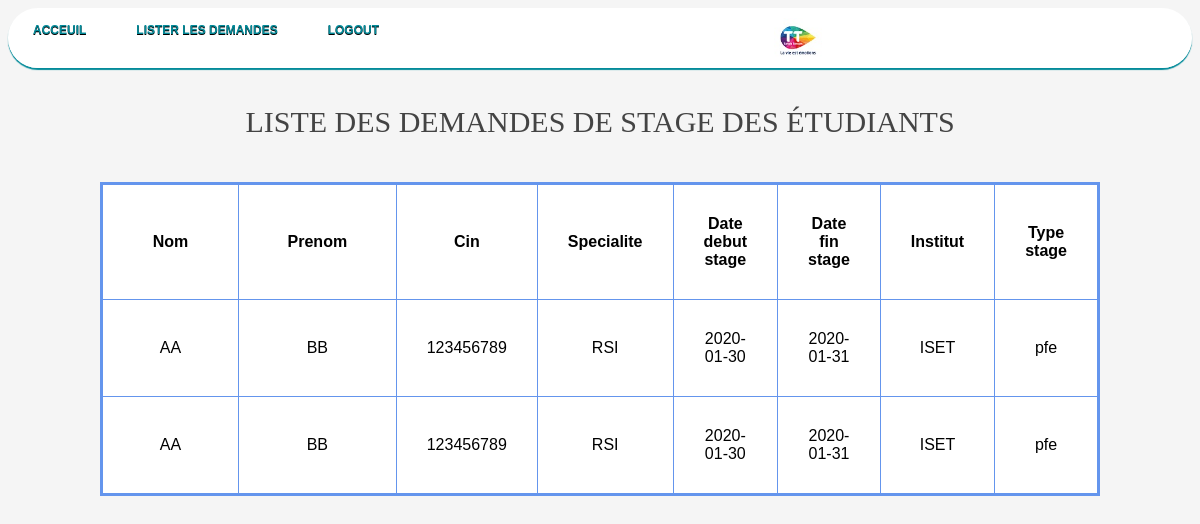
Screenshot of /admin/lister_demande.php with the database file from the repository.
### tables this page shows
CREATE TABLE IF NOT EXISTS `demande` (
  `id` int(8) NOT NULL AUTO_INCREMENT,
  `nom` varchar(30) NOT NULL,
  `prenom` varchar(30) NOT NULL,
  `cin` int(8) NOT NULL,
  `specialite` varchar(30) NOT NULL,
  `date_debut` date NOT NULL,
  `date_fin` date NOT NULL,
  `institut` varchar(255) NOT NULL,
  `type_stage` varchar(255) NOT NULL,
  PRIMARY KEY (`id`)
);

### admin/lister_demande.php (the view, shortened to what this page needs)
<!DOCTYPE html>
<html>
	<head>
	</head>
	<body>
		<?php
		  include "entete.php";
		$mysqli = new mysqli('localhost', 'root','' , 'stage');
		$mysqli->set_charset("utf8");
		$requete = 'SELECT * FROM demande';
		$resultat = $mysqli->query($requete);?>
		<h2 align="center">Liste des demandes de stage des étudiants</h2>
		<table border=1>
			<tr>
			<td><b>Nom</b></td>
			<td><b>Prenom</b></td>
			<td><b>Cin</b></td>
			<td><b>Specialite</b></td>
			<td><b>Date debut stage</b></td>
			<td><b>Date fin stage</b></td>
			<td><b>Institut</b></td>
			<td><b>Type stage</b></td>
			</tr>
		<?php
		while ($ligne = $resultat->fetch_assoc()) {
			?>
			<tr>
			<td><?php echo $ligne['nom'];?></td>
			<td><?php echo $ligne['prenom'];?></td>
			<td><?php echo $ligne['cin'];?></td>
			<td><?php echo $ligne['specialite'];?></td>
			<td><?php echo $ligne['date_debut'];?></td>
			<td><?php echo $ligne['date_fin'];?></td>
			<td><?php echo $ligne['institut'];?></td>
			<td><?php echo $ligne['type_stage'];?></td>
			<?php
		}
		?>
		</table>
	</body>
</html>

### admin/entete.php (shortened to what this page needs)
<html>
    <head>
        <link href="style.css" rel="stylesheet" type="text/css"/>
    </head>
    <body>
   <ul id="menu">
        <li><a href="acceuil.php">Acceuil</a></li>
        <li>
                <a href="lister_demande.php">Lister  les demandes</a>
        </li>
        <li><a href="deconnexion.php">Logout</a></li>
		<div align="center"><img src="img\tunisie_telecome.jpg"width="4%"></img></div>
</ul>
    </body>
</html>

### admin/style.css (style rules this page uses)
#menu li { float: left; padding: 0 0 10px 0; position: relative; }
#menu a { float: left; height: 25px; padding: 0 25px; color: #048b9a; text-transform: uppercase; font: bold 12px/25px Arial, Helvetica; text-decoration: none; text-shadow: 0 1px 0 #000; }
#menu:after { visibility: hidden; display: block; font-size: 0; content: " "; clear: both; height: 0; }
body { background: #f5f5f5; }
table { width: 100%; max-width: 1000px; margin: 30px auto; }
table td { width: 50%; padding: 30px; }
h2 { display: block; font-size: 30px; color: #444; line-height: 60px; font-weight: 200; text-transform: uppercase; }
b { font-weight: 600; }

### admin/lister_demande.php (style rules this page uses)
table { border: medium solid #6495ed; border-collapse: collapse; width: 50%; }
tr { font-family: monospace; border: thin solid #6495ed; width: 50%; padding: 5px; background-color: #D0E3FA; background-image: url(sky.jpg); }
td { font-family: sans-serif; border: thin solid #6495ed; width: 50%; padding: 5px; text-align: center; background-color: #ffffff; }

### rows the page displays
demande: nom "AA", prenom "BB", cin "123456789", specialite "RSI", date_debut "2020-01-30", date_fin "2020-01-31", institut "ISET", type_stage "pfe"
demande: nom "AA", prenom "BB", cin "123456789", specialite "RSI", date_debut "2020-01-30", date_fin "2020-01-31", institut "ISET", type_stage "pfe"
